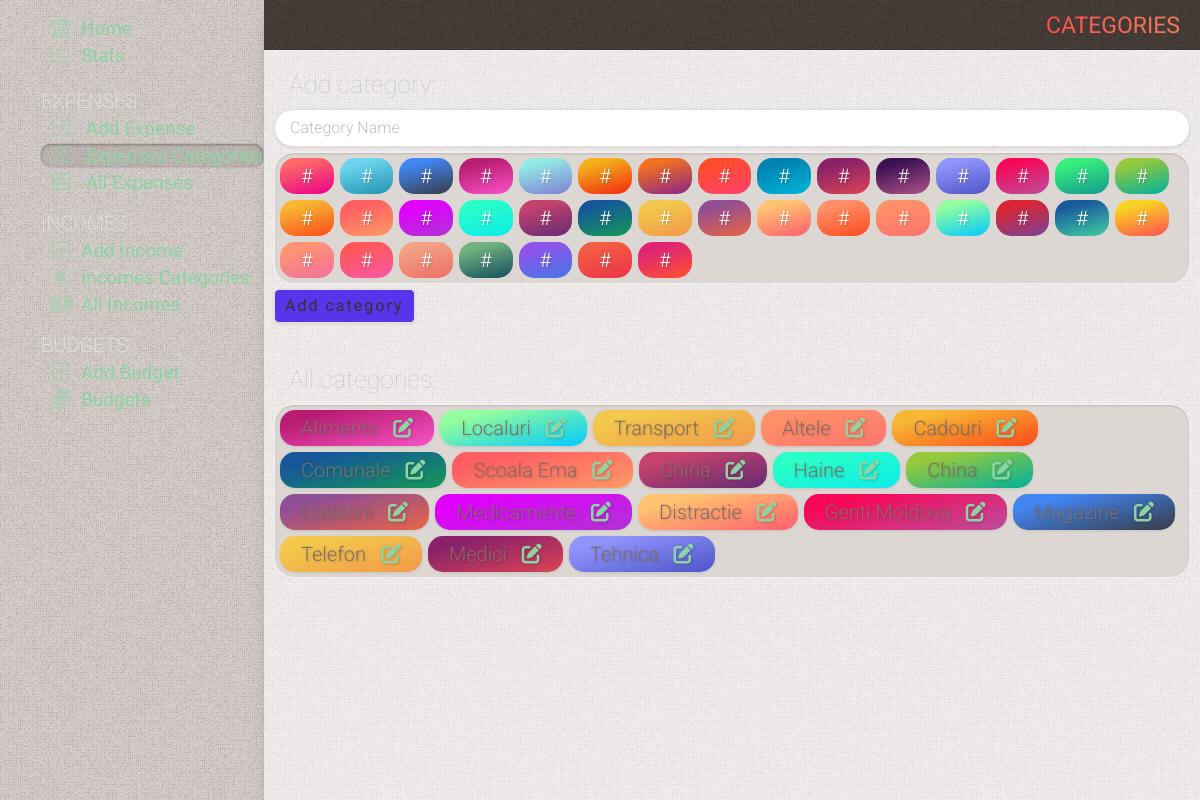
The page /categories on the database as committed earlier.
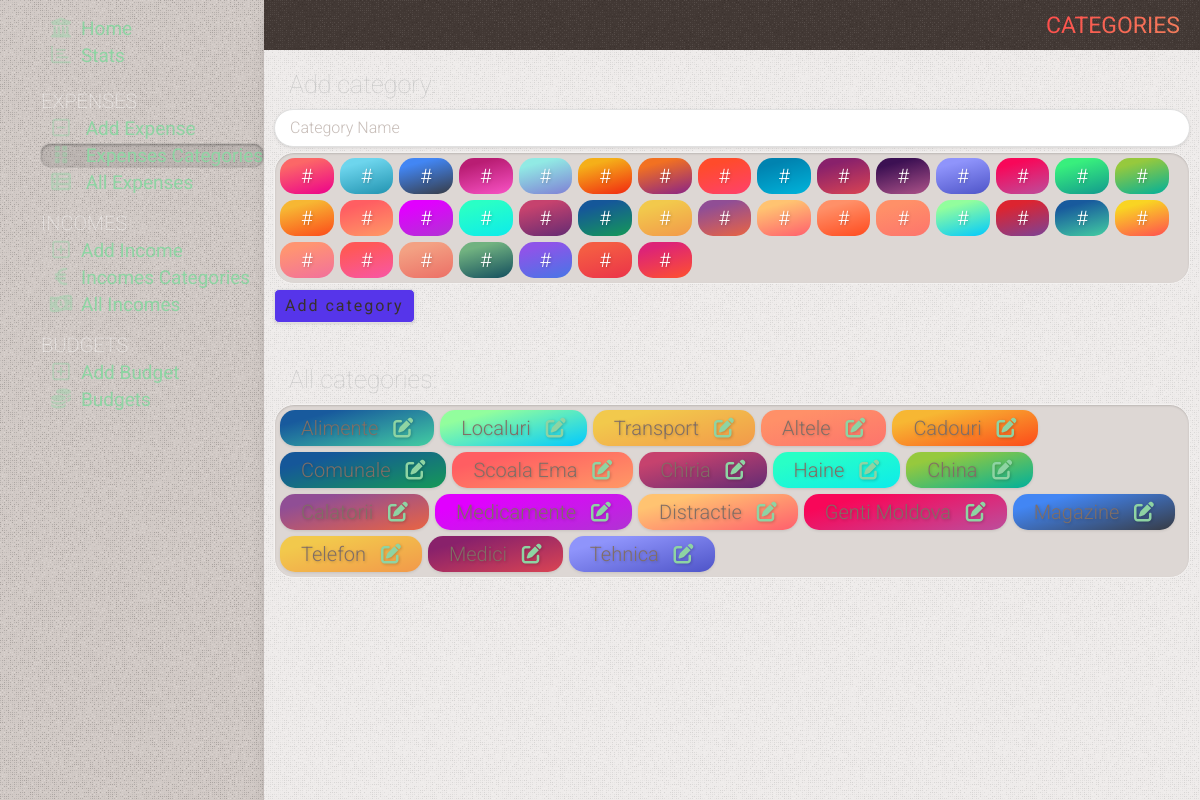
The same page on the database as committed later.
### tables this page shows
CREATE TABLE categories
(
    id    INTEGER PRIMARY KEY AUTOINCREMENT,
    name  TEXT NOT NULL,
    color TEXT,
    state TEXT DEFAULT false
);

### app.py (the view, shortened to what this page needs)
@app.route('/categories', methods=('GET', 'POST'))
def categories():
    conn = get_db_connection()
    categories = conn.execute(
        "SELECT categories.id as cid, categories.name as name, color as color, categories.state, count(expenses.sum) as count "
        "FROM categories "
        "LEFT JOIN expenses on categories.id = expenses.category "
        # "WHERE categories.state is not 'true' "
        "GROUP BY name "
        "ORDER BY categories.state , count DESC"
    ).fetchall()
    conn.close()
    return render_template('categories.html', title='Categories', gradient='text-gradient-red',
                           categories=categories)

### app.py (called while the page is built)
def get_db_connection():
    conn = sqlite3.connect('static/database.db')
    conn.row_factory = sqlite3.Row
    return conn

### templates/categories.html (shortened to what this page needs)
{% extends 'base.html' %} {% block content %}
	<div class="page_title {{ gradient }}" >
		<span >{% block title %} {{ title }} {% endblock %}</span >
	</div >
	<div class="content" >
	<div class=" subtitle2" >Add category:</div >
	<form method="post" >
		<div class="form-group" >
			<input type="text" name="category" placeholder="Category Name" class="form-control"
						 value="{{ request.form['category'] }}" />
		</div >
		<div class="form-group mt-5" >
			<div class="radio-group category-group" >
				{% for i in range(37) %}
					<label for="gradient_{{ i }}" class="gradient_{{ i }}" ><span style="color:#fff" >#</span ></label >
				{% endfor %}
			</div >
		</div >
		<div class="form-group mt-5" >
			<button type="submit" class="add-button" name="cat" >
				Add category
			</button >
		</div >
	</form >
	<div class="mt-42 subtitle2" >All categories:</div >
	<div class="  flex flex-wrap radio-group category-group" >
		{% for category in categories %}
			<label class="badge {{ category['color'] }} {% if category['state'] == 'true' %} hide-category {% endif %}" >
				<span >{{ category['name'] }} </span >
				<a href="/edit-category/{{ category['cid'] }}" class="ml-10" ><i class="fa-solid fa-pen-to-square" ></i ></a >
			</label >
		{% endfor %}
	</div >
{% endblock %}

### templates/base.html (shortened to what this page needs)
<!DOCTYPE html>
<html lang="en" class="dark-theme" >
<head >
	<link rel="stylesheet" href="{{ url_for('static', filename= 'css/splide.min.css') }}" />
	<link rel="stylesheet" href="https://cdnjs.cloudflare.com/ajax/libs/font-awesome/6.0.0-beta3/css/all.min.css" />
	<link rel="stylesheet" href="{{ url_for('static', filename= 'css/mmenu.css') }}" />
	<link rel="stylesheet" href="{{ url_for('static', filename= 'css/styles.css') }}" />
</head >
<body class="w-full flex flex-col" >
<div class="flex container w-full h-full flex-1" >
	<nav id="menu" >
		<ul class="list-menu" >
			<li {% if request.path == '/' %} class="active" {% endif %}><a href="{{ url_for('index') }}" ><i
					class="fa-solid fa-bank" ></i >Home</a ></li >
			<li class="list-stats {% if request.path == '/stats' %} active {% endif %}" ><a href="{{ url_for('stats') }}" ><i
					class="fa-regular fa-chart-bar" ></i >Stats</a >
			</li >
			<li class="list-title mt-20" ><span >Expenses</span >
			<li class="list-expense {% if request.path == '/add' %} active {% endif %}" ><a href="{{ url_for('add') }}" >
				<i class="fa fa-regular fa-square-minus" ></i >
				Add Expense</a >
			</li >
			<li class="list-expense {% if request.path == '/categories' or title == 'Edit Category' or title == 'Edit Subcategory' %} active {% endif %}" >
				<a href="{{ url_for('categories') }}" >
					<i class="fa fa-grip-vertical" ></i >
					Expenses Categories</a >
			</li >
			<li class="list-expense {% if request.path == '/all-expenses' %} active {% endif %}" >
				<a href="{{ url_for('all_expenses') }}" >
					<i class="fa fa-solid fa-table-list" ></i >
					All Expenses</a >
			</li >
			</li >
			<li class="list-title" ><span >Incomes</span >
			<li class="list-income {% if request.path == '/add_income' %} active {% endif %}" ><a
					href="{{ url_for('add_income') }}" ><i class="fa fa-regular fa-square-plus" ></i >Add
																																														Income</a >
			</li >
			<li class="list-income {% if request.path == '/categories_income' or title == 'Edit Category Income' %} active {% endif %}" >
				<a href="{{ url_for('categories_income') }}" ><i class="fa fa-solid fa-euro-sign" ></i >Incomes
																																																Categories</a >
			</li >
			<li class="list-income {% if request.path == '/incomes' %} active {% endif %}" ><a
					href="{{ url_for('incomes') }}" ><i class="fa fa-solid fa-money-bill-1-wave" ></i >All
																																														 Incomes</a >
			</li >
			</li >
			<li class="list-title" ><span >Budgets</span >
			<li class="list-budget {% if request.path == '/add_budget' %} active {% endif %}" ><a
					href="{{ url_for('add_budget') }}" ><i class="fa fa-regular fa-square-plus" ></i >Add
																																														Budget</a >
			</li >
			<li class="list-budget {% if request.path == '/budgets' or title == 'Edit Budget' %} active {% endif %}" ><a
					href="{{ url_for('budgets') }}" ><i class="fa-solid fa-coins" ></i >Budgets</a ></li >
			</li >
		</ul >
	</nav >
	<div class="right-container overflow--hidden flex-1 " >
		{% block content %} {% endblock %}
	</div >
</div >
<link rel="stylesheet" href="https://cdn.jsdelivr.net/npm/flatpickr/dist/flatpickr.min.css" >
</body >
</html >

### static/css/mmenu.css (style rules this page uses)
:root { --mm-line-height: 20px; --mm-listitem-size: 44px; --mm-navbar-size: 44px; --mm-offset-top: 0; --mm-offset-right: 0; --mm-offset-bottom: 0; --mm-offset-left: 0; --mm-color-border: rgba(0, 0, 0, 0.1); --mm-color-button: rgba(0, 0, 0, 0.3); --mm-color-text: rgba(0, 0, 0, 0.75); --mm-color-text-dimmed: rgba(0, 0, 0, 0.3); --mm-color-background: #f3f3f3; --mm-color-background-highlight: rgba(0, 0, 0, 0.05); --mm-color-background-emphasis: rgba(255, 255, 255, 0.4); --mm-shadow: 0 0 10px rgba(0, 0, 0, 0.3) }
:root { --mm-iconbar-size: 50px }
:root { --mm-iconpanel-size: 50px }
:root { --mm-sidebar-collapsed-size: 50px; --mm-sidebar-expanded-size: 440px }

Rows that differ between the two databases and show on the page:
changed categories "Alimente": color "gradient_3" → "gradient_28" (drawn)
